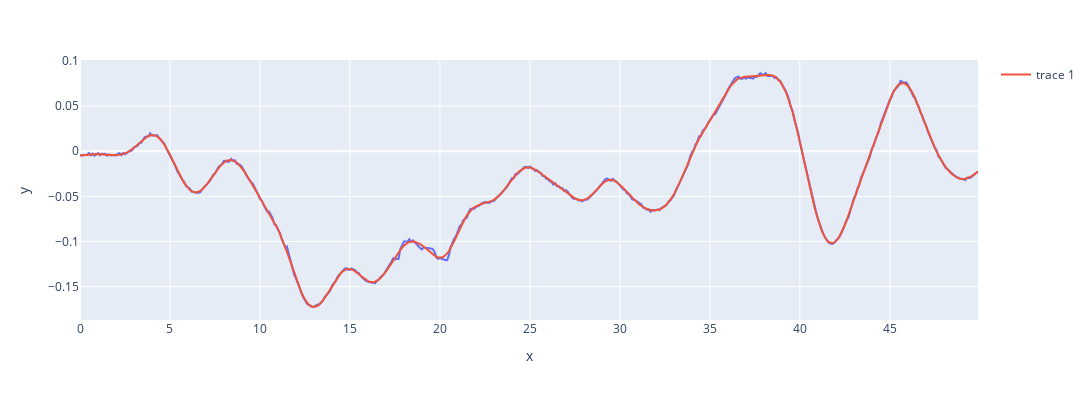
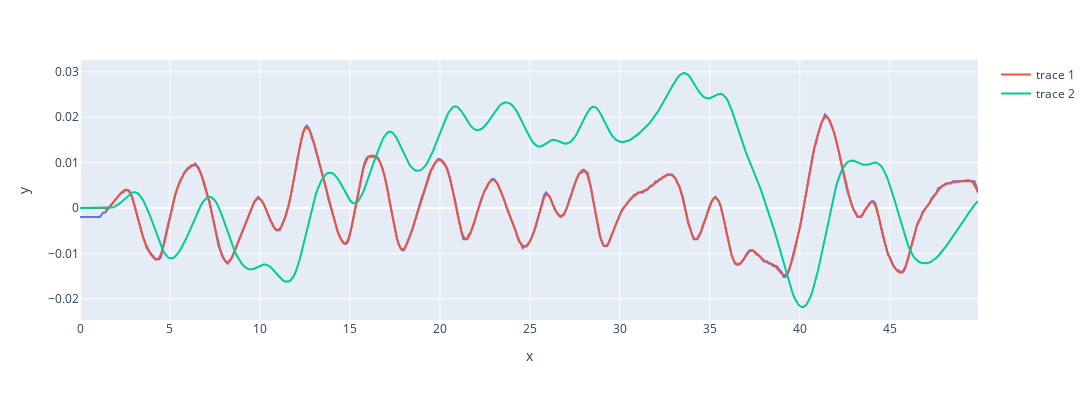

Write notebook code for charts like these, in order.
### Code cell
import numpy as np
import pandas as pd
import sympy as sp
import scipy.io as sc 
import scipy.signal as signal
from sympy import symbols, pprint
import matplotlib.pyplot as plt

import sys
sys.path.append("..")
from structureSelector import *
from methods.utils.utilities import *
import plotly.express as px

def metrics(y, yest):
    residuo1 = y - yest
    mape = round(np.mean(np.abs(residuo1 / (yest + np.finfo(np.float64).eps))), 5)
    print('RMSE:', np.sqrt(np.mean(np.square(residuo1))), 'MSE:', np.mean(np.square(residuo1)), '\nAET:', np.sum(np.abs(residuo1)), '\nMAPE:', str(mape) + '%')
    cc = np.corrcoef(y, yest)
    #print("Correlation pearson:", np.mean(cc))

def integrate(p, ts=0.1):
    r = np.zeros(p.shape)
    r[0] = p[0] * ts
    for i in range(1, p.shape[0]):
        r[i] = r[i-1] + p[i] * ts
    return r

def derivate(p, ts=0.1):
    r = np.zeros(p.shape)
    r[1:] = (p[1:] - p[:-1]) / ts
    return r

ballbeam  = np.loadtxt('../data/ballbeam.dat')
print(ballbeam.shape)
part = 500#ballbeam.shape[0] // 2#700

u = ballbeam[:part, 0].reshape((1,-1))
y = ballbeam[:part, 1].reshape((1,-1))

wn = 0.1
b1, a1 = signal.butter(4, wn, 'low')

filtered = signal.filtfilt(b1, a1, y, padlen=100)

dy = np.zeros(filtered.shape)
dy[:, 1:] = (filtered[0, 1:] - filtered[0, :-1]) / 0.1

t = np.arange(0, part/10, 0.1)

fig=px.line(x=t, y=y[0].T, height=400, width=1300)
fig.add_scatter(x=t, y=filtered[0].T ,mode='lines')
fig.show()

wn = 0.2
b1, a1 = signal.butter(4, wn, 'low')
ufiltered = signal.filtfilt(b1, a1, u, padlen=100)
ufiltered[0, :15] = 0
U = integrate(ufiltered.T).T

fig=px.line(x=t, y=u[0].T, height=400, width=1300)
fig.add_scatter(x=t, y=ufiltered[0].T, mode='lines')
fig.add_scatter(x=t, y=U[0].T, mode='lines')
fig.show()

### Figure 1 — Plotly figure (JSON) as saved in the notebook; plotly's stock layout.template omitted (floating-point values rounded to 4 significant figures; data arrays with more than 128 entries replaced by an {"elided": "..."} marker saying what was removed)
{"data": [{"hovertemplate": "x=%{x}<br>y=%{y}<extra></extra>", "legendgroup": "", "line": {"color": "#636efa", "dash": "solid"}, "marker": {"symbol": "circle"}, "mode": "lines", "name": "", "orientation": "v", "showlegend": false, "type": "scatter", "x": {"elided": "500 float values"}, "xaxis": "x", "y": {"elided": "500 float values"}, "yaxis": "y"}, {"mode": "lines", "type": "scatter", "x": {"elided": "500 float values"}, "y": {"elided": "500 float values"}}], "layout": {"height": 400, "legend": {"tracegroupgap": 0}, "margin": {"t": 60}, "width": 1300, "xaxis": {"anchor": "y", "domain": [0, 1], "title": {"text": "x"}}, "yaxis": {"anchor": "x", "domain": [0, 1], "title": {"text": "y"}}}}

### Figure 2 — Plotly figure (JSON) as saved in the notebook; plotly's stock layout.template omitted (floating-point values rounded to 4 significant figures; data arrays with more than 128 entries replaced by an {"elided": "..."} marker saying what was removed)
{"data": [{"hovertemplate": "x=%{x}<br>y=%{y}<extra></extra>", "legendgroup": "", "line": {"color": "#636efa", "dash": "solid"}, "marker": {"symbol": "circle"}, "mode": "lines", "name": "", "orientation": "v", "showlegend": false, "type": "scatter", "x": {"elided": "500 float values"}, "xaxis": "x", "y": {"elided": "500 float values"}, "yaxis": "y"}, {"mode": "lines", "type": "scatter", "x": {"elided": "500 float values"}, "y": {"elided": "500 float values"}}, {"mode": "lines", "type": "scatter", "x": {"elided": "500 float values"}, "y": {"elided": "500 float values"}}], "layout": {"height": 400, "legend": {"tracegroupgap": 0}, "margin": {"t": 60}, "width": 1300, "xaxis": {"anchor": "y", "domain": [0, 1], "title": {"text": "x"}}, "yaxis": {"anchor": "x", "domain": [0, 1], "title": {"text": "y"}}}}
